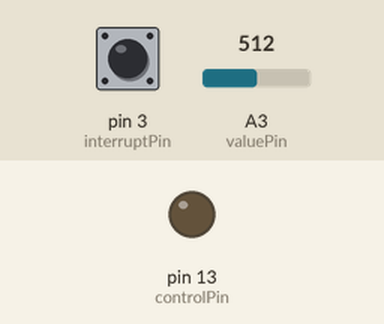
This sketch was run on a simulated Arduino Uno, built with avr-gcc and run on an emulated ATmega328P. Parts: output pins drawn as LEDs (lit = HIGH). Dashed ring = blinking. Inputs (shaded band) come from the test bench; at power-on: pin 3 (interruptPin) HIGH, A3 (valuePin) = 512.

Above: at 1.3 s.
1.4 s: pin 3 (interruptPin) pulsed LOW 5 times (0.12 s each, 0.3 s apart)
At 1.97 s:
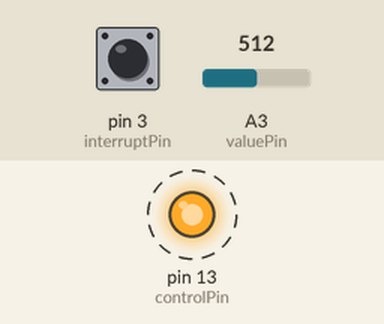
4.4 s: pin 3 (interruptPin) pulled LOW for 0.6 s
At 5.7 s:
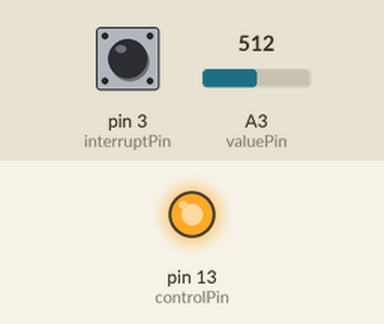
6.5 s: pin 3 (interruptPin) pulled LOW for 1 s
At 8.8 s:
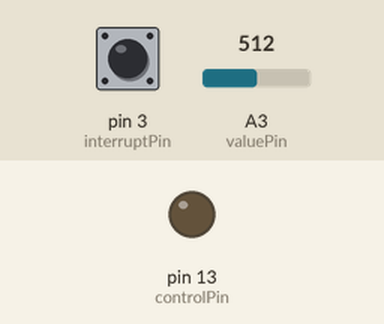
Timing chart, 0 to 10.3 s (numbered marks = the images above; inputs shaded):
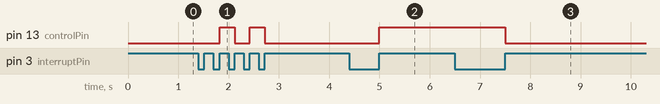

The sketch:

PSM.ino
```cpp
const byte valuePin = A3; // potentiometer input
const byte controlPin = 13; // triac output
const byte interruptPin = 3; // phase sensing

const unsigned int range = 127;
const unsigned int valueFactor = 4; // precalculated constant 1024 [10 bit ADC resolution] / 128 [range + 1] / 2

volatile unsigned int value = 0;

volatile unsigned int a = 0;
volatile bool skip = false;

void setup() {
  pinMode(controlPin, OUTPUT);
  pinMode(interruptPin, INPUT_PULLUP);
  attachInterrupt(digitalPinToInterrupt(interruptPin), calculateSkip, RISING); // low-to-high transition = start of negative half-wave
}

void calculateSkip() {
  a += value;

  if (a >= range) {
    a -= range;
    skip = false;
  } else {
    skip = true;
  }

  if (a > range) {
    a = 0;
    skip = false;
  }

  updateControl();
}

void updateControl() {
  if (skip) {
    digitalWrite(controlPin, LOW);
  } else {
    digitalWrite(controlPin, HIGH);
  }
}

void updateValue() {
  int readValue = analogRead(valuePin);
  int oldValue = value * valueFactor * 2;

  if (readValue > (oldValue + valueFactor * 3) || (readValue + valueFactor) < oldValue) { // add some hysteresis to filter out noise
    value = readValue / valueFactor / 2;
    a = 0;
  }
}

void loop() {
  updateValue();
  delay(500);
}
```

Measured:
- after the input at 1.4 s, pin 13 (controlPin): alternates HIGH for 0.30 s and LOW for 0.30 s, 4 changes in all, then stays LOW, starting after 0.42 s
- after the input at 4.4 s, pin 13 (controlPin): LOW → HIGH after 0.60 s
- after the input at 6.5 s, pin 13 (controlPin): HIGH → LOW after 1.0 s
